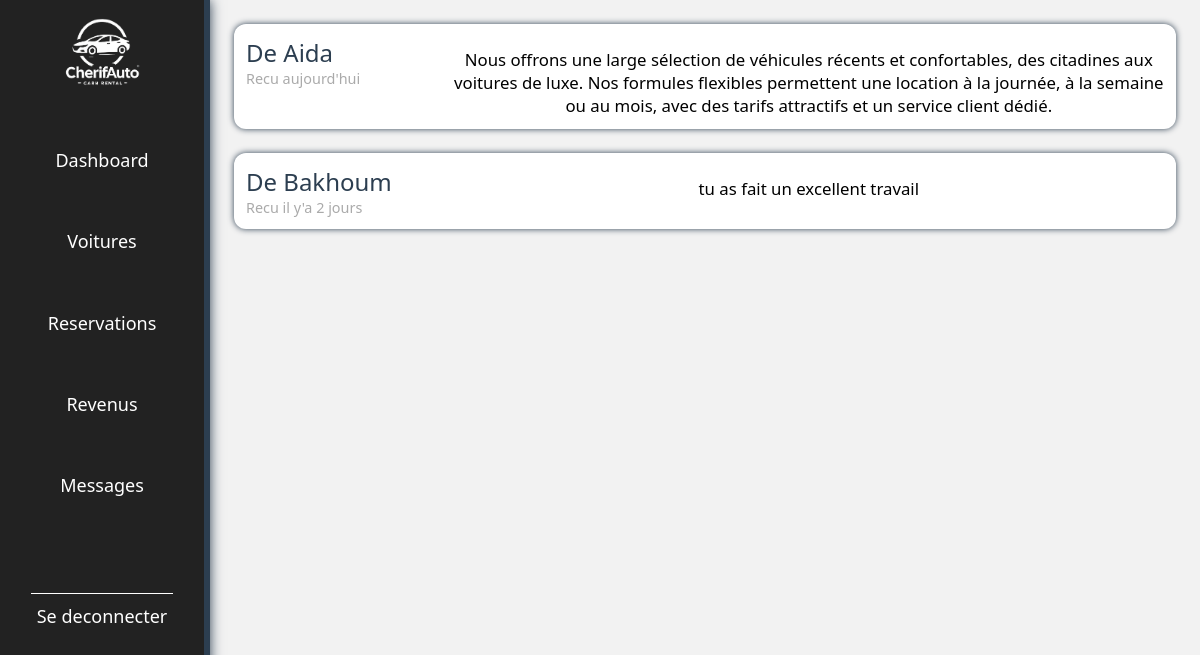
Page /admin/messages.php on the committed database.
### tables this page shows
CREATE TABLE `messages` (
  `id_message` int(11) NOT NULL,
  `email` varchar(64) NOT NULL,
  `date_envoie` varchar(16) NOT NULL,
  `message` varchar(500) NOT NULL,
  `nom` varchar(32) NOT NULL
);

### fonction.php (called while the page is built, shortened)
<?php
function age_message($date_envoie){
    $today = new DateTime(date("Y-m-d"))  ;
    $date_envoie =new DateTime($date_envoie);
    $nbjour = ($date_envoie->diff($today))->days;
    if ($nbjour==0) return "Recu aujourd'hui";
    return "Recu il y'a $nbjour jours";
}

### admin/messages.php (the view, shortened to what this page needs)
<?php
require_once("../PDO.php");
require_once("../fonction.php");
$sql = "SELECT * FROM messages";
$requete = $connect->prepare($sql);
$requete->execute();
$messages = $requete->fetchAll();
?>
<!DOCTYPE html>
<html lang="en">
<head>
    <link rel="stylesheet" href="../css/alerte_notification.css">
    <link rel="stylesheet" href="../css/header_footer.css">
    <link rel="stylesheet" href="../css/messages.css">
</head>
<body>
     <?php require_once('navbar.php') ?>
    <main>
        <?php if($messages) : ?>
            <div class="messages">
                <?php foreach($messages as $message) :?>
                    <div class="message">
                        <div class="detail_message">
                            <h1>De <?= $message['nom'] ?></h1>
                            <p><?= age_message($message['date_envoie']) ?></p>
                        </div>
                        <div class="contenu_message">
                            <p><?= $message['message'] ?></p>
                        </div>
                    </div>
                <?php endforeach; ?>
            </div>
        <?php else : ?>
            <p class="sansmess">Aucun message </p>
        <?php endif; ?>
    </main>
</body>
</html>

### css/alerte_notification.css (style rules this page uses)
:root { --bleu: rgba(44, 62, 80, 1); --vert: rgb(61, 143, 63); --orange: rgba(255, 152, 0, 1) }

### css/header_footer.css (style rules this page uses)
:root { --bleu: rgba(44, 62, 80, 1); --orange : rgba(255, 152, 0, 1); --vert: rgb(61, 143, 63); }

### css/messages.css (style rules this page uses)
:root { --bleu : rgba(44, 62, 80, 1); }
* { padding: 0; margin: 0; box-sizing: border-box; font-family: 'Segoe UI', Tahoma, Geneva, Verdana, sans-serif; }
body { display: flex; background-color: rgba(242, 242, 242, 1); }
main { width: 82.5vw; margin-left: 17.5vw; display: flex; flex-direction: column-reverse; background-color: rgba(242, 242, 242, 1); }
.messages { display: flex; flex-direction: column-reverse; margin: 2vw; }
.message { display: flex; background-color: white; padding: 1vw 1vw; border-radius: 1vw; box-shadow: var(--bleu) 0 0 0.5vw; margin-bottom: 2vw; }
.message h1 { font-size: 2vw; font-weight: 500; color: var(--bleu); }
.detail_message p { color: rgb(170, 170, 170); font-size: 1.2vw; }
.detail_message { width: 20%; }
.contenu_message { font-size: 1.4vw; padding-left: 2vw; padding-top: 1vw; width: 80%; }
.contenu_message p { text-align: center; width: 100%; }

### rows in the picture
messages: nom "Bakhoum", date_envoie "Recu il y'a 2 jours", message "tu as fait un excellent travail"
messages: nom "Aida", date_envoie "Recu aujourd'hui", message "Nous offrons une large sélection de véhicules récents et confortables, des citadines aux voitures de luxe. Nos formules flexibles permettent une location à la journée, à la semaine ou au mois, avec des tarifs attractifs et un service client dédié."
